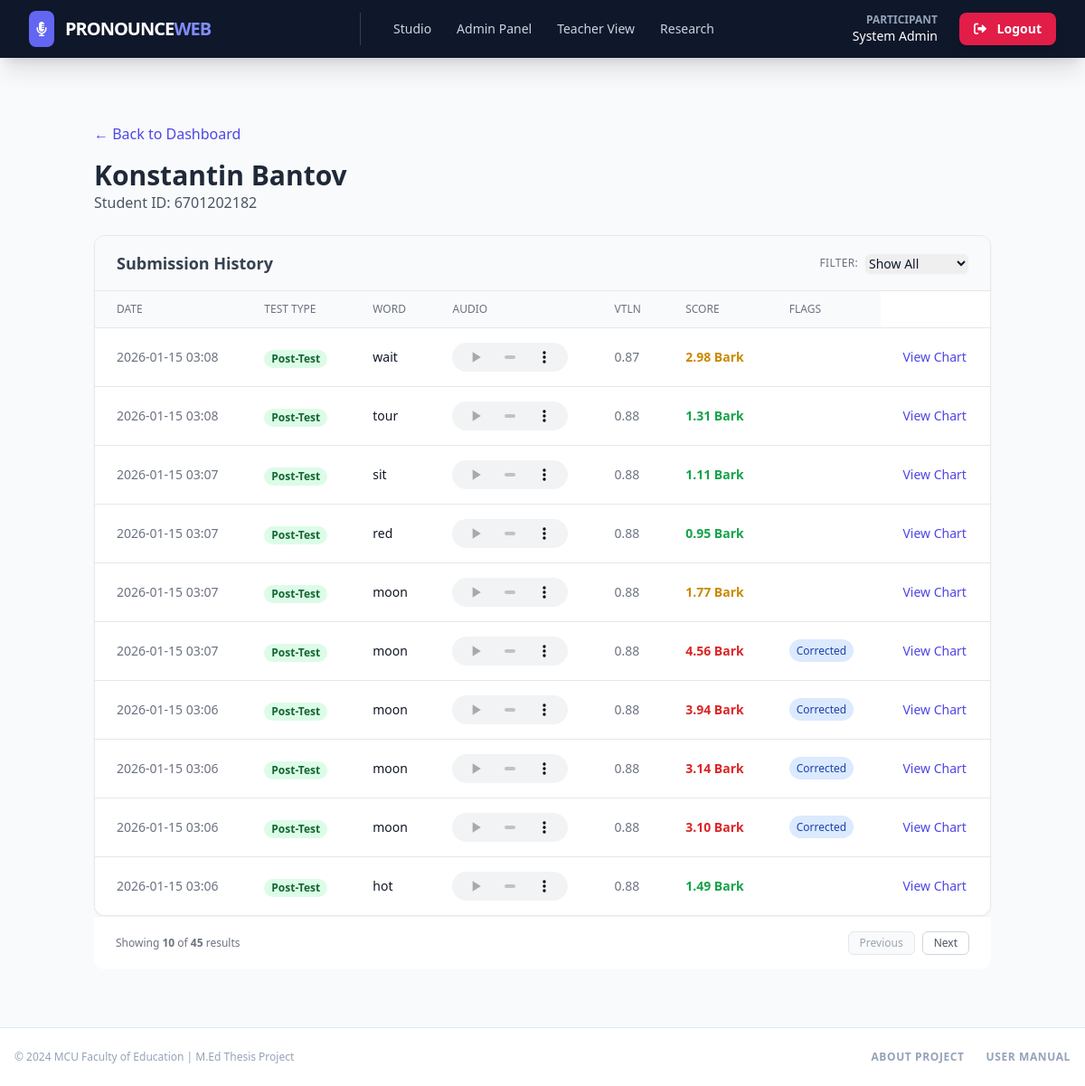
Page /dashboard/teacher/student/1 (signed in) on the committed database.
### models.py (models this page shows, shortened)
class User(UserMixin, db.Model):
    __tablename__ = "users"
    id = db.Column(db.Integer, primary_key=True)
    username = db.Column(db.String(64), unique=True, index=True, nullable=False)
    password_hash = db.Column(db.String(256), nullable=False)
    first_name = db.Column(db.String(64), nullable=False)
    last_name = db.Column(db.String(64), nullable=False)
    student_id = db.Column(db.String(20), unique=True, nullable=True, index=True)
    role = db.Column(db.String(20), default="student", nullable=False)
    consented_at = db.Column(db.DateTime, nullable=True)
    created_at = db.Column(db.DateTime, default=lambda: datetime.now(timezone.utc))
    submissions = db.relationship("Submission", backref="user", lazy="dynamic")

class Submission(db.Model):
    __tablename__ = "submissions"
    id = db.Column(db.Integer, primary_key=True)
    user_id = db.Column(db.Integer, db.ForeignKey("users.id"), nullable=False)
    word_id = db.Column(db.Integer, db.ForeignKey("words.id"), nullable=False)
    test_type = db.Column(db.String(10), default="pre")  # 'pre' or 'post'
    file_path = db.Column(db.String(256), nullable=False)
    file_size_bytes = db.Column(db.Integer, nullable=True)
    timestamp = db.Column(db.DateTime, default=lambda: datetime.now(timezone.utc))
    analysis = db.relationship(
        "AnalysisResult",
        backref="submission",
        uselist=False,
        cascade="all, delete-orphan",
    )

class Word(db.Model):
    __tablename__ = "words"
    id = db.Column(db.Integer, primary_key=True)
    text = db.Column(db.String(64), unique=True, nullable=False)  # e.g., 'moon'
    sequence_order = db.Column(db.Integer, nullable=False)  # 1 to 20
    ipa = db.Column(db.String(64), nullable=True)  # e.g., /muːn/
    vowels = db.Column(db.String(64), nullable=True)  # e.g., uː
    stressed_vowel = db.Column(db.String(10), nullable=True)  # e.g., uː
    audio_path = db.Column(db.String(256), nullable=True)  # Path to MP3
    submissions = db.relationship("Submission", backref="target_word", lazy="dynamic")

class AnalysisResult(db.Model):
    __tablename__ = "analysis_results"
    id = db.Column(db.Integer, primary_key=True)
    submission_id = db.Column(
        db.Integer, db.ForeignKey("submissions.id"), nullable=False
    )
    f1_raw = db.Column(db.Float)
    f2_raw = db.Column(db.Float)
    f1_ref = db.Column(db.Float)
    f2_ref = db.Column(db.Float)
    scaling_factor = db.Column(db.Float, default=1.0)  # The 'alpha'
    f1_norm = db.Column(db.Float)  # Student F1 / alpha
    f2_norm = db.Column(db.Float)  # Student F2 / alpha
    distance_hz = db.Column(db.Float)  # Euclidean distance in Hz
    distance_bark = db.Column(db.Float)  # Perceptual distance
    is_deep_voice_corrected = db.Column(
        db.Boolean, default=False
    )  # True if 4000Hz ceiling was used
    is_outlier = db.Column(db.Boolean, default=False)  # True if score > threshold
    updated_at = db.Column(db.DateTime, default=lambda: datetime.now(timezone.utc))

### dashboard_routes.py (the view)
@dashboards.route("/teacher/student/<int:user_id>")
@login_required
def student_detail(user_id):
    if current_user.role not in ["teacher", "admin"]:
        flash("Access denied.", "danger")
        return redirect(url_for("index"))
    student = User.query.get_or_404(user_id)
    if student.role != "student":
        flash("Invalid student selection.", "warning")
        return redirect(url_for("dashboards.teacher_dashboard"))
    test_type_filter = request.args.get("test_type", "all")
    page = request.args.get("page", 1, type=int)
    per_page = 10
    query = student.submissions.order_by(Submission.timestamp.desc())
    if test_type_filter in ["pre", "post"]:
        query = query.filter(Submission.test_type == test_type_filter)
    submissions_pagination = query.paginate(
        page=page, per_page=per_page, error_out=False
    )
    return render_template(
        "dashboards/student_detail.html",
        student=student,
        submissions=submissions_pagination,
        current_filter=test_type_filter,
    )

### templates/dashboards/student_detail.html (shortened to what this page needs)
{% extends "base.html" %}
{% block content %}
<div class="container mx-auto px-4 py-8">
    <div class="mb-6">
        <a href="{{ url_for('dashboards.teacher_dashboard') }}"
            class="text-indigo-600 hover:underline mb-4 inline-block">&larr; Back to Dashboard</a>
        <h1 class="text-3xl font-bold text-gray-800">{{ student.first_name }} {{ student.last_name }}</h1>
        <p class="text-gray-600">Student ID: {{ student.student_id }}</p>
    </div>
    <div class="bg-white rounded-xl shadow-sm border border-gray-200 overflow-hidden">
        <div class="px-6 py-4 border-b border-gray-200 bg-gray-50">
            <div class="flex flex-col sm:flex-row justify-between items-center gap-4">
                <h2 class="text-lg font-semibold text-gray-700">Submission History</h2>
                <form method="GET" action="{{ url_for('dashboards.student_detail', user_id=student.id) }}">
                    <div class="flex items-center gap-2">
                        <label for="test_type"
                            class="text-xs font-medium text-gray-500 uppercase tracking-wide">Filter:</label>
                        <select name="test_type" id="test_type" onchange="this.form.submit()"
                            class="text-sm border-gray-300 rounded-md shadow-sm focus:border-indigo-300 focus:ring focus:ring-indigo-200 focus:ring-opacity-50">
                            <option value="all" {% if current_filter=='all' %}selected{% endif %}>Show All</option>
                        </select>
                    </div>
                </form>
            </div>
        </div>
        {% if submissions %}
        <table class="min-w-full divide-y divide-gray-200">
            <thead class="bg-gray-50">
                <tr>
                    <th class="px-6 py-3 text-left text-xs font-medium text-gray-500 uppercase">Date</th>
                    <th class="px-6 py-3 text-left text-xs font-medium text-gray-500 uppercase">Test Type</th>
                    <th class="px-6 py-3 text-left text-xs font-medium text-gray-500 uppercase">Word</th>
                    <th class="px-6 py-3 text-left text-xs font-medium text-gray-500 uppercase">Audio</th>
                    <th class="px-6 py-3 text-left text-xs font-medium text-gray-500 uppercase">VTLN</th>
                    <th class="px-6 py-3 text-left text-xs font-medium text-gray-500 uppercase">Score</th>
                    <th class="px-6 py-3 text-left text-xs font-medium text-gray-500 uppercase">Flags</th>
                </tr>
            </thead>
            <tbody class="bg-white divide-y divide-gray-200">
                {% for sub in submissions %}
                <tr>
                    <td class="px-6 py-4 whitespace-nowrap text-sm text-gray-500">
                        {{ sub.timestamp.strftime('%Y-%m-%d %H:%M') }}
                    </td>
                    <td class="px-6 py-4 whitespace-nowrap">
                        {% if sub.test_type == 'pre' %}
                        <span
                            class="px-2 inline-flex text-xs leading-5 font-semibold rounded-full bg-indigo-100 text-indigo-800">
                            Pre-Test
                        </span>
                        {% else %}
                        <span
                            class="px-2 inline-flex text-xs leading-5 font-semibold rounded-full bg-green-100 text-green-800">
                            Post-Test
                        </span>
                        {% endif %}
                    </td>
                    <td class="px-6 py-4 whitespace-nowrap text-sm font-medium text-gray-900">
                        {{ sub.target_word.text }}
                    </td>
                    <td class="px-6 py-4 whitespace-nowrap text-sm text-gray-500">
                        <audio controls class="h-8 w-32">
                            <source src="{{ url_for('get_submission_audio', filepath=sub.file_path) }}"
                                type="audio/mpeg">
                        </audio>
                    </td>
                    {% if sub.analysis %}
                    <td class="px-6 py-4 whitespace-nowrap text-sm text-gray-500">
                        {{ "%.2f"|format(sub.analysis.scaling_factor) }}
                    </td>
                    <td class="px-6 py-4 whitespace-nowrap text-sm">
                        {% set d = sub.analysis.distance_bark %}
                        {% if d is not none %}
                        {% if d < 1.5 %} <span class="text-green-600 font-bold">{{ "%.2f"|format(d) }} Bark</span>
                            {% elif d < 3.0 %} <span class="text-yellow-600 font-bold">{{ "%.2f"|format(d) }}
                                Bark</span>
                                {% else %} <span class="text-red-600 font-bold">{{ "%.2f"|format(d) }} Bark</span>
                                {% endif %}
                                {% else %}
                                <span class="text-gray-400">N/A</span>
                                {% endif %}
                    </td>
                    <td class="px-6 py-4 whitespace-nowrap text-xs">
                        {% if sub.analysis.is_deep_voice_corrected %}
                        <span class="px-2 py-1 bg-blue-100 text-blue-800 rounded-full mr-1">Corrected</span>
                        {% endif %}
                    </td>
                    <td class="px-6 py-4 whitespace-nowrap text-sm text-gray-500">
                        <button onclick="openChartModal('{{ sub.id }}')"
                            class="text-indigo-600 hover:text-indigo-900 font-medium">
                            View Chart
                        </button>
                    </td>
                    {% else %}
                    <td colspan="4" class="px-6 py-4 whitespace-nowrap text-sm text-gray-400 italic">
                        Pending Analysis...
                    </td>
                    {% endif %}
                </tr>
                {% endfor %}
            </tbody>
        </table>
    </div>
    {% if submissions.total > 10 %}
    <div class="px-6 py-4 border-t border-gray-100 bg-white flex justify-between items-center rounded-b-xl">
        <span class="text-xs text-gray-500">
            Showing <strong>{{ submissions.items|length }}</strong> of <strong>{{ submissions.total }}</strong> results
        </span>
        <div class="flex gap-2">
            {% if submissions.has_prev %}
            <a href="{{ url_for('dashboards.student_detail', user_id=student.id, page=submissions.prev_num, test_type=current_filter) }}"
                class="px-3 py-1 border border-gray-300 rounded-md text-xs text-gray-600 hover:bg-gray-100 transition">Previous</a>
            {% else %}
            <button
                class="px-3 py-1 border border-gray-200 rounded-md text-xs text-gray-400 bg-gray-50 cursor-not-allowed"
                disabled>Previous</button>
            {% endif %}
            {% if submissions.has_next %}
            <a href="{{ url_for('dashboards.student_detail', user_id=student.id, page=submissions.next_num, test_type=current_filter) }}"
                class="px-3 py-1 border border-gray-300 rounded-md text-xs text-gray-600 hover:bg-gray-100 transition">Next</a>
            {% else %}
            <button
                class="px-3 py-1 border border-gray-200 rounded-md text-xs text-gray-400 bg-gray-50 cursor-not-allowed"
                disabled>Next</button>
            {% endif %}
        </div>
    </div>
    {% endif %}
    {% else %}
    <div class="p-8 text-center text-gray-500">
        No submissions found for filter: <strong>{{ current_filter|upper }}</strong>.
    </div>
    {% endif %}
</div>
</div>
{% endblock %}

### templates/base.html (shortened to what this page needs)
<!DOCTYPE html>
<html lang="en">
<head>
    <script src="https://cdn.tailwindcss.com"></script>
    <link href="https://cdnjs.cloudflare.com/ajax/libs/font-awesome/6.0.0/css/all.min.css" rel="stylesheet">
    <link rel="stylesheet" href="{{ url_for('static', filename='css/styles.css') }}">
</head>
<body class="bg-slate-50 font-sans text-slate-900 flex flex-col min-h-screen">
    <nav class="bg-slate-900 text-white shadow-xl sticky top-0 z-50">
        <div class="max-w-7xl mx-auto px-4 sm:px-6 lg:px-8">
            <div class="flex items-center justify-between h-16">
                <div class="flex items-center">
                    <a href="{{ url_for('index') }}" class="flex items-center space-x-2 md:space-x-3 group">
                        <div class="bg-indigo-500 p-1.5 md:p-2 rounded-lg group-hover:bg-indigo-400 transition">
                            <i class="fas fa-microphone-lines text-white"></i>
                        </div>
                        <span class="font-black text-lg md:text-xl tracking-tighter uppercase">Pronounce<span
                                class="text-indigo-400">Web</span></span>
                    </a>
                </div>
                {% if current_user.role == 'admin' %}
                <div class="hidden md:flex items-center space-x-1 ml-6 border-l border-slate-700 pl-6">
                    <a href="{{ url_for('index') }}"
                        class="px-3 py-2 rounded-md text-sm font-medium text-slate-300 hover:text-white hover:bg-slate-800 transition">Studio</a>
                    <a href="{{ url_for('dashboards.admin_dashboard') }}"
                        class="px-3 py-2 rounded-md text-sm font-medium text-slate-300 hover:text-white hover:bg-slate-800 transition">Admin
                        Panel</a>
                    <a href="{{ url_for('dashboards.teacher_dashboard') }}"
                        class="px-3 py-2 rounded-md text-sm font-medium text-slate-300 hover:text-white hover:bg-slate-800 transition">Teacher
                        View</a>
                    <a href="{{ url_for('dashboards.research_dashboard') }}"
                        class="px-3 py-2 rounded-md text-sm font-medium text-slate-300 hover:text-white hover:bg-slate-800 transition">Research</a>
                </div>
                {% endif %}
                <div class="flex items-center space-x-2 md:space-x-6">
                    {% if current_user.is_authenticated %}
                    <div class="hidden md:flex flex-col items-end">
                        <span class="text-xs font-bold text-slate-400 uppercase">Participant</span>
                        <span class="text-sm font-medium">{{ current_user.first_name }} {{ current_user.last_name
                            }}</span>
                    </div>
                    <a href="{{ url_for('auth.logout') }}"
                        class="bg-rose-600 hover:bg-rose-700 text-white px-4 py-2 rounded-lg text-sm font-bold transition shadow-lg">
                        <i class="fas fa-sign-out-alt mr-2"></i> Logout
                    </a>
                    {% else %}
                    <a href="{{ url_for('auth.login') }}"
                        class="text-slate-300 hover:text-white font-bold text-sm">Login</a>
                    <a href="{{ url_for('auth.register') }}"
                        class="bg-indigo-600 hover:bg-indigo-700 px-3 py-1.5 md:px-4 md:py-2 rounded-lg text-sm font-bold transition">Register</a>
                    {% endif %}
                </div>
            </div>
        </div>
    </nav>
    <main class="flex-grow">
        <div class="max-w-7xl mx-auto pt-10 pb-8 px-4 sm:px-6 lg:px-8">
            {% block content %}{% endblock %}
    </main>
    <footer class="bg-white border-t border-slate-200 py-6 mt-auto">
        <div class="max-w-7xl mx-auto px-4 flex flex-col md:flex-row justify-between items-center gap-4">
            <p class="text-slate-400 text-xs font-medium">
                &copy; 2024 MCU Faculty of Education | M.Ed Thesis Project
            </p>
            <div class="flex items-center gap-6">
                <a href="{{ url_for('about') }}"
                    class="text-slate-400 hover:text-indigo-600 text-xs font-bold uppercase tracking-wider transition">About
                    Project</a>
                <a href="{{ url_for('manual') }}"
                    class="text-slate-400 hover:text-indigo-600 text-xs font-bold uppercase tracking-wider transition">User
                    Manual</a>
            </div>
        </div>
    </footer>
</body>
</html>

### rows in the picture
User: first_name "System", last_name "Admin"
User: first_name "Konstantin", last_name "Bantov", student_id "6701202182"
Submission: timestamp "2026-01-15 03:08", test_type "Post-Test", target_word.text "wait"
AnalysisResult: analysis.scaling_factor "0.87", distance_bark "2.98"
Submission: timestamp "2026-01-15 03:08", test_type "Post-Test", target_word.text "tour"
AnalysisResult: analysis.scaling_factor "0.88", distance_bark "1.31"
Submission: timestamp "2026-01-15 03:07", test_type "Post-Test", target_word.text "sit"
AnalysisResult: analysis.scaling_factor "0.88", distance_bark "1.11"
Submission: timestamp "2026-01-15 03:07", test_type "Post-Test", target_word.text "red"
AnalysisResult: analysis.scaling_factor "0.88", distance_bark "0.95"
Submission: timestamp "2026-01-15 03:07", test_type "Post-Test", target_word.text "moon"
AnalysisResult: analysis.scaling_factor "0.88", distance_bark "1.77"
Submission: timestamp "2026-01-15 03:07", test_type "Post-Test", target_word.text "moon", shows "Corrected"
AnalysisResult: analysis.scaling_factor "0.88", distance_bark "4.56"
Submission: timestamp "2026-01-15 03:06", test_type "Post-Test", target_word.text "moon", shows "Corrected"
AnalysisResult: analysis.scaling_factor "0.88", distance_bark "3.94"
Submission: timestamp "2026-01-15 03:06", test_type "Post-Test", target_word.text "moon", shows "Corrected"
AnalysisResult: analysis.scaling_factor "0.88", distance_bark "3.14"
Submission: timestamp "2026-01-15 03:06", test_type "Post-Test", target_word.text "moon", shows "Corrected"
AnalysisResult: analysis.scaling_factor "0.88", distance_bark "3.10"
Submission: timestamp "2026-01-15 03:06", test_type "Post-Test", target_word.text "hot"
AnalysisResult: analysis.scaling_factor "0.88", distance_bark "1.49"

### other values in the picture
{{ submissions.items|length }} "10"
{{ submissions.total }} "45"
